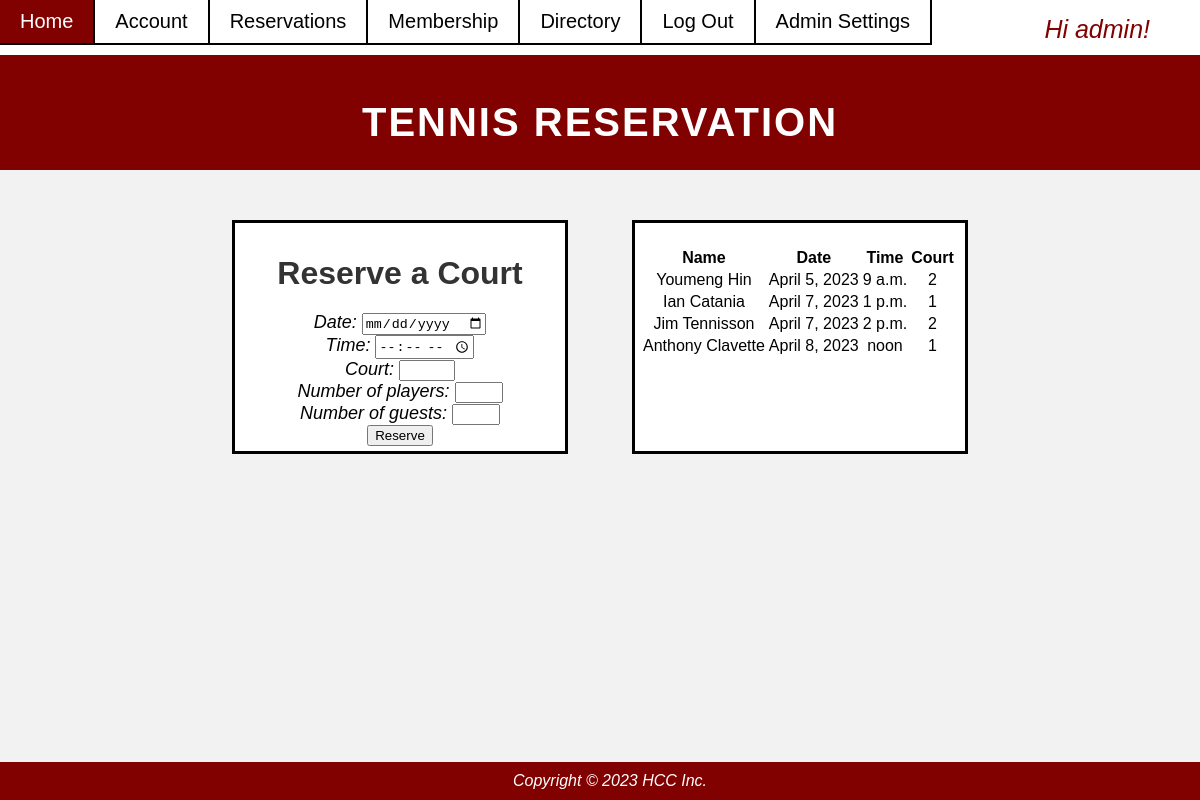
The app's page /reservations/ (signed in), older data.
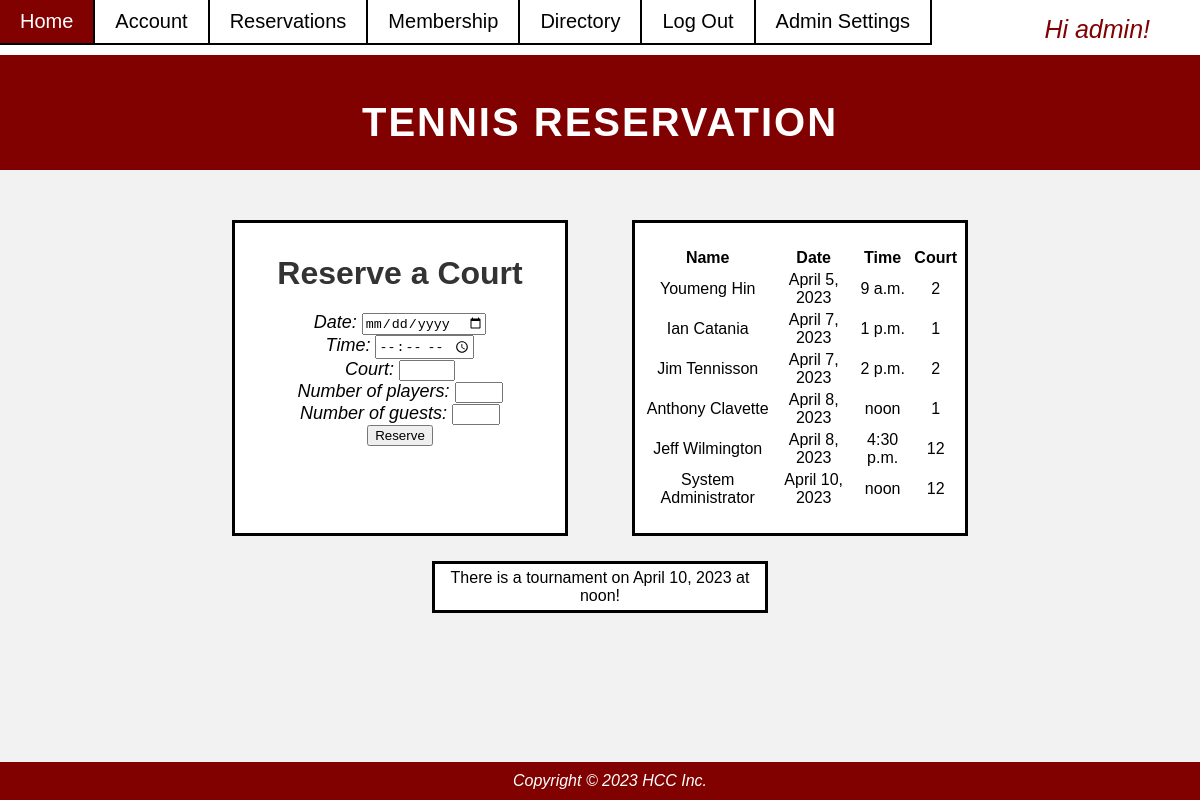
The same page, newer data.
### app/models.py (models this page shows, shortened)
class Reservation(models.Model):
    user = models.OneToOneField(User, on_delete=models.CASCADE)
    date = models.DateField()
    time = models.TimeField()
    court = models.IntegerField(validators=[MaxValueValidator(12),MinValueValidator(1)])
    number_of_players = models.IntegerField(validators=[MaxValueValidator(4),MinValueValidator(1)])
    number_of_guests = models.IntegerField(validators=[MaxValueValidator(3),MinValueValidator(0)])
    is_tournament = models.BooleanField(default=False)

class MemberProfile(models.Model):
    user = models.OneToOneField(User, on_delete=models.CASCADE) # Delete profile when user is deleted, this is username/password/email
    last_name = models.CharField(max_length=100, default="")
    first_name = models.CharField(max_length=100, default="")
    address = models.CharField(max_length=100, default="")
    phone_number = models.CharField(max_length=100, default="")
    date_of_birth = models.DateField(max_length=100, default="mm/dd/yy")
    in_directory = models.BooleanField()

### app/views.py (the view)
# urls.py: path("reservations/", views.reservation_page, name='reservations'),
@login_required(login_url='signup')
def reservation_page(request):
    template_name = 'reservations.html'
    is_member = True
    try:
        profile = MemberProfile.objects.get(first_name = request.user.memberprofile.first_name)
    except MemberProfile.DoesNotExist:
        is_member = False
    reservations = Reservation.objects.order_by('date')
    context = {
        'reservations': reservations,
        'is_member': is_member,
    }
    if request.method == 'POST':
            form = ReservationForm(request.POST)
            if form.is_valid():
                profile = form.save(commit=False)
                profile.user = request.user
                profile.save()
                context = {
                    'reservations': reservations,
                    'form': form,
                    'is_member': is_member,
                }
                return redirect('reservations')
    else:
        form = ReservationForm()
        context = {
            'reservations': reservations,
            'form': form,
            'is_member': is_member,
        }
    return render(request, template_name, context)

### app/forms.py
class ReservationForm(forms.ModelForm):
	class Meta:
		model = Reservation
		fields = ['date', 'time', 'court', 'number_of_players', 'number_of_guests']

### templates/reservations.html (shortened to what this page needs)
{% extends "base.html" %}
{% block content %}
<!DOCTYPE html>
<html>
<head>
	<link rel="stylesheet" href="../static/css/style.css">
</head>
<body>
	<header>
		<h1>Tennis Reservation</h1>
	</header>
	{% if user.is_authenticated and is_member %}
	<main>
		<div class="memberform">
			<h2>Reserve a Court</h2>
			<form method="post">
				<p>
					<label for="id_date">Date:</label>
					<input type="date" name="date" required="" id="id_date">
				</p>
				<p>
					<label for="id_time">Time:</label>
					<input type="time" name="time" required="" id="id_time" min="08:00" max="18:00">
				</p>
				<p>
					<label for="id_court">Court:</label>
					<input type="number" name="court" required="" id="id_court" min="1" max="12">
				</p>
				<p>
					<label for="id_number_of_players">Number of players:</label>
					<input type="number" name="number_of_players" required="" id="id_number_of_players" min="1" max="4">
				</p>
				<p>
					<label for="id_number_of_guests">Number of guests:</label>
					<input type="number" name="number_of_guests" required="" id="id_number_of_guests" min="0" max="3">
				</p>
				<button type="submit">Reserve</button>
			</form>
		</div>
		<div class="memberform">
			<section>
				<br>
				<table class="table">
				<thead>
					<tr>
					<th scope="col">Name</th>
					<th scope="col">Date</th>
					<th scope="col">Time</th>
					<th scope="col">Court</th>
					</tr>
				</thead>
				<tbody>
					{%for reservation in reservations%}
					<tr>
					<td>{{reservation.user.memberprofile.first_name}} {{reservation.user.memberprofile.last_name}} </td>
					<td>{{reservation.date}}</td>
					<td>{{reservation.time}}</td>
					<td>{{reservation.court}}</td>
					</tr>
					{%endfor%}
				</tbody>
				</table>
				<br>
			</section>
		</div>
		{% for reservation in reservations %}
		{% if reservation.is_tournament %}
		<div class="memberform">
				There is a tournament on {{reservation.date}} at {{reservation.time}}!
		</div>
		{% endif %}
		{% endfor %}
	</main>
	<footer>
		<p>&copy; 2023 Tennis Reservation. All rights reserved.</p>
	</footer>
	{% elif user.is_authenticated and not is_member %}
	<main>
		<section style="text-align: center" ;>
			<h2>You must be a member of the club to make a court reservation.</h2>
		</section>
	</main>
	{%endif%}
	<footer>
		<p>Copyright © 2023 HCC Inc.</p>
	</footer>
</body>
</html>
{% endblock content %}

### templates/base.html (shortened to what this page needs)
<!DOCTYPE html>
<html>
<head>
  <link rel="stylesheet" href="../static/css/style.css">
</head>
<body>
  <ul class="navbar_list">
    <li class="navbar"><a href="{% url 'home' %}">Home</a></li>
    <li class="navbar"><a href="{% url 'account' %}">Account</a></li>
    <li class="navbar"><a href="{% url 'reservations' %}">Reservations</a></li>
    <li class="navbar"><a href="{% url 'membership' %}">Membership</a></li>
    <li class="navbar"><a href="{% url 'directory' %}">Directory</a></li>
  {% if user.is_authenticated %}
    <li class="navbar"><a href="{% url 'logout' %}">Log Out</a></li>
  {% else %}
    <li class="navbar"><a href="{% url 'login' %}">Log In</a></li>
    <li class="navbar"><a href="{% url 'signup' %}">Sign Up</a></li>
  {% endif %}
  {% if user.is_superuser %}
    <li class="navbar"><a href="{% url 'admin:index' %}">Admin Settings</a></li>
  {% endif %}
  </ul>
  {% block login %}
  {% if user.is_authenticated %}
  <p class="login_message">Hi {{user.username}}!</p>
  {% endif %}
  {% endblock %}
</html>
{% block content %} {% endblock content %}

### static/css/style.css (style rules this page uses)
.navbar_list { list-style-type: none; position: fixed; width: 100%; top: 0; margin: 0; padding: 0px; overflow: hidden; background-color: white; }
.navbar { font-family: Arial, sans-serif; float: left; border-right: 2px solid black; border-bottom: 2px solid black; }
.navbar a { display: block; color: black; font-size: 20px; text-align: center; padding: 10px 20px; text-decoration: none; }
.login_message { position: absolute; top: 15px; right: 50px; font-family: Arial, sans-serif; font-size: 25px; text-align: center; color: #810000; }
body { margin: 0; padding: 0; font-family: Arial, sans-serif; background-color: #f2f2f2; }
header { background-color: #810000; color: #fff; padding: 25px; padding-top: 100px; text-align: center; }
h1 { margin: 0; font-size: 40px; letter-spacing: 2px; text-transform: uppercase; }
p { margin: 0; font-size: 18px; font-style: italic; }
main { padding: 25px; max-width: 800px; margin: 0 auto; display: flex; flex-wrap: wrap; }
h2 { font-size: 32px; color: #333; margin-bottom: 20px; }
ul { list-style: none; padding: 0; margin: 0; }
li { font-size: 20px; margin-bottom: 10px; }
footer { background-color: #810000; color: #fff; padding: 10px; text-align: center; position: fixed; left: 0; bottom: 0; width: 100%; }
footer p { margin: 0; font-size: 16px; }
.memberform { background-color: white; font-family: Arial; text-align: center; display: block; margin-left: auto; margin-right: auto; margin-top: 25px; width: 40%; border: 3px solid black; padding: 5px; text-align: center; padding-top: 10; }

Row changes from the older to the newer data that the page shows:
added Reservation: user.memberprofile.first_name "Jeff", user.memberprofile.last_name "Wilmington", date "April 8, 2023", time "4:30 p.m.", court "12", shown under "Reserve a Court"
added Reservation: user.memberprofile.first_name "System", user.memberprofile.last_name "Administrator", date "April 10, 2023", time "noon", court "12"
